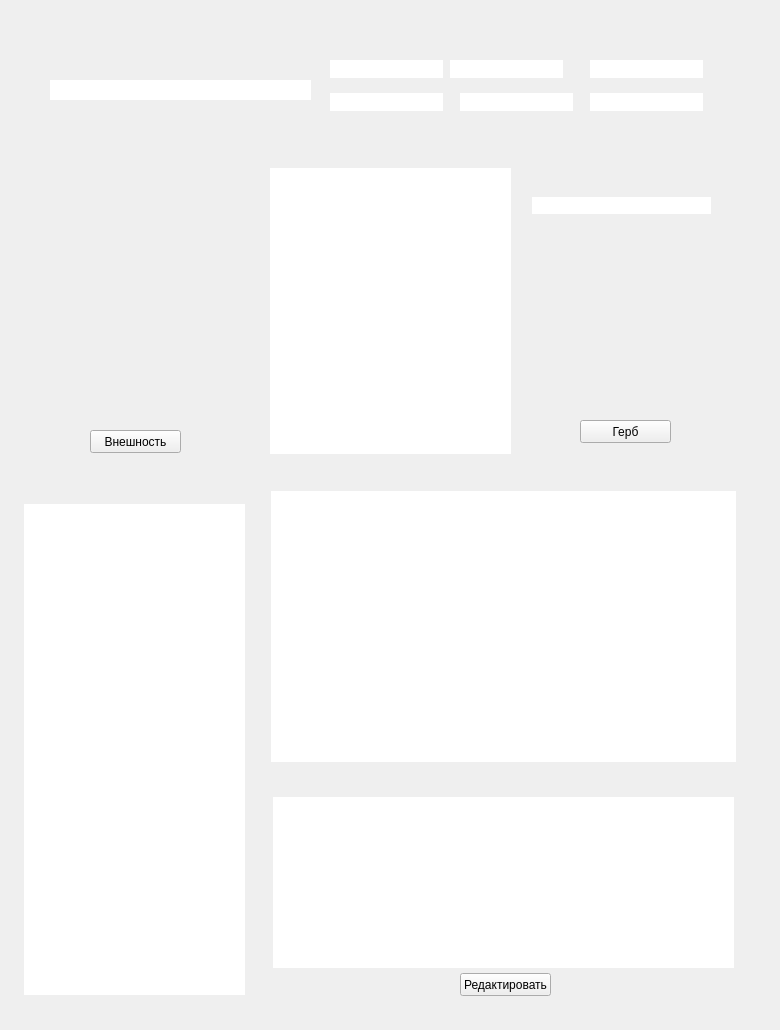
   <widget class="QWidget" name="tab_2">
    <attribute name="title">
     <string>Описание персонажа</string>
    </attribute>
    <widget class="QLabel" name="label_2">
     <property name="geometry">
      <rect>
       <x>0</x>
       <y>0</y>
       <width>771</width>
       <height>1021</height>
      </rect>
     </property>
     <property name="text">
      <string/>
     </property>
     <property name="pixmap">
      <pixmap>data/images/CharacterSheet2.jpg</pixmap>
     </property>
    </widget>
    <widget class="QLabel" name="Symbol">
     <property name="geometry">
      <rect>
       <x>530</x>
       <y>220</y>
       <width>181</width>
       <height>141</height>
      </rect>
     </property>
     <property name="text">
      <string/>
     </property>
    </widget>
    <widget class="QLineEdit" name="SYMBOL_NAME">
     <property name="geometry">
      <rect>
       <x>532</x>
       <y>197</y>
       <width>179</width>
       <height>17</height>
      </rect>
     </property>
     <property name="maxLength">
      <number>100</number>
     </property>
     <property name="frame">
      <bool>false</bool>
     </property>
     <property name="cursorPosition">
      <number>0</number>
     </property>
     <property name="alignment">
      <set>Qt::AlignCenter</set>
     </property>
    </widget>
    <widget class="QTextEdit" name="ALLIES">
     <property name="geometry">
      <rect>
       <x>270</x>
       <y>168</y>
       <width>241</width>
       <height>286</height>
      </rect>
     </property>
     <property name="frameShape">
      <enum>QFrame::NoFrame</enum>
     </property>
    </widget>
    <widget class="QTextEdit" name="ADDITIONAL_TRAITS">
     <property name="geometry">
      <rect>
       <x>271</x>
       <y>491</y>
       <width>465</width>
       <height>271</height>
      </rect>
     </property>
     <property name="frameShape">
      <enum>QFrame::NoFrame</enum>
     </property>
    </widget>
    <widget class="QLineEdit" name="CHARACTER_NAME_AND_TITLES_2">
     <property name="geometry">
      <rect>
       <x>50</x>
       <y>80</y>
       <width>261</width>
       <height>20</height>
      </rect>
     </property>
     <property name="frame">
      <bool>false</bool>
     </property>
     <property name="alignment">
      <set>Qt::AlignCenter</set>
     </property>
    </widget>
    <widget class="QTextEdit" name="BACKSTORY">
     <property name="geometry">
      <rect>
       <x>24</x>
       <y>504</y>
       <width>221</width>
       <height>491</height>
      </rect>
     </property>
     <property name="frameShape">
      <enum>QFrame::NoFrame</enum>
     </property>
    </widget>
    <widget class="QListView" name="TRESURE">
     <property name="geometry">
      <rect>
       <x>273</x>
       <y>797</y>
       <width>461</width>
       <height>171</height>
      </rect>
     </property>
     <property name="frameShape">
      <enum>QFrame::NoFrame</enum>
     </property>
    </widget>
    <widget class="QPushButton" name="EDIT_TREUSURE">
     <property name="geometry">
      <rect>
       <x>460</x>
       <y>973</y>
       <width>91</width>
       <height>23</height>
      </rect>
     </property>
     <property name="text">
      <string>Редактировать</string>
     </property>
    </widget>
    <widget class="QLabel" name="CHARACTER_APPEARANCE">
     <property name="geometry">
      <rect>
       <x>30</x>
       <y>170</y>
       <width>211</width>
       <height>251</height>
      </rect>
     </property>
     <property name="text">
      <string/>
     </property>
    </widget>
    <widget class="QPushButton" name="EDIT_APPEARANCE">
     <property name="geometry">
      <rect>
       <x>90</x>
       <y>430</y>
       <width>91</width>
       <height>23</height>
      </rect>
     </property>
     <property name="text">
      <string>Внешность</string>
     </property>
    </widget>
    <widget class="QPushButton" name="EDIT_SYMBOL">
     <property name="geometry">
      <rect>
       <x>580</x>
       <y>420</y>
       <width>91</width>
       <height>23</height>
      </rect>
     </property>
     <property name="text">
      <string>Герб</string>
     </property>
    </widget>
    <widget class="QLineEdit" name="AGE">
     <property name="geometry">
      <rect>
       <x>330</x>
       <y>60</y>
       <width>113</width>
       <height>18</height>
      </rect>
     </property>
     <property name="frame">
      <bool>false</bool>
     </property>
    </widget>
    <widget class="QLineEdit" name="HEIGHT">
     <property name="geometry">
      <rect>
       <x>450</x>
       <y>60</y>
       <width>113</width>
       <height>18</height>
      </rect>
     </property>
     <property name="frame">
      <bool>false</bool>
     </property>
    </widget>
    <widget class="QLineEdit" name="WEIGHT">
     <property name="geometry">
      <rect>
       <x>590</x>
       <y>60</y>
       <width>113</width>
       <height>18</height>
      </rect>
     </property>
     <property name="frame">
      <bool>false</bool>
     </property>
    </widget>
    <widget class="QLineEdit" name="EYES">
     <property name="geometry">
      <rect>
       <x>330</x>
       <y>93</y>
       <width>113</width>
       <height>18</height>
      </rect>
     </property>
     <property name="frame">
      <bool>false</bool>
     </property>
    </widget>
    <widget class="QLineEdit" name="SKIN">
     <property name="geometry">
      <rect>
       <x>460</x>
       <y>93</y>
       <width>113</width>
       <height>18</height>
      </rect>
     </property>
     <property name="frame">
      <bool>false</bool>
     </property>
    </widget>
    <widget class="QLineEdit" name="HAIR">
     <property name="geometry">
      <rect>
       <x>590</x>
       <y>93</y>
       <width>113</width>
       <height>18</height>
      </rect>
     </property>
     <property name="frame">
      <bool>false</bool>
     </property>
    </widget>
    <zorder>label_2</zorder>
    <zorder>SYMBOL_NAME</zorder>
    <zorder>Symbol</zorder>
    <zorder>ALLIES</zorder>
    <zorder>ADDITIONAL_TRAITS</zorder>
    <zorder>CHARACTER_NAME_AND_TITLES_2</zorder>
    <zorder>BACKSTORY</zorder>
    <zorder>TRESURE</zorder>
    <zorder>EDIT_TREUSURE</zorder>
    <zorder>CHARACTER_APPEARANCE</zorder>
    <zorder>EDIT_APPEARANCE</zorder>
    <zorder>EDIT_SYMBOL</zorder>
    <zorder>AGE</zorder>
    <zorder>HEIGHT</zorder>
    <zorder>WEIGHT</zorder>
    <zorder>EYES</zorder>
    <zorder>SKIN</zorder>
    <zorder>HAIR</zorder>
   </widget>
